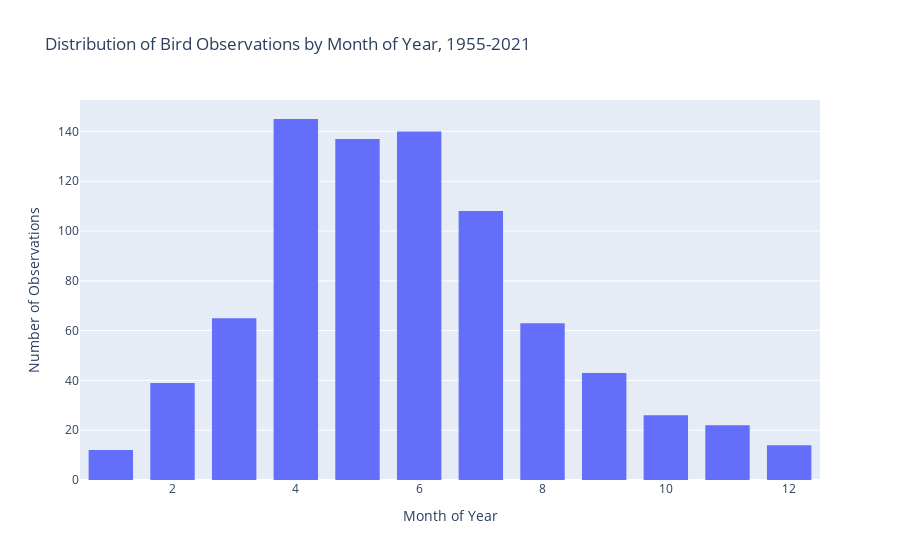

Notebook code cell kept with this figure:
### Code cell
import plotly.graph_objects as go

fig = go.Figure()
fig.add_trace(go.Histogram(
    x=bird_data['month'],
    #histnorm='percent',
    name='month of year', # name used in legend and hover labels
    histfunc='sum',
    nbinsx = 12
    ),
)

fig.update_layout(
    title_text='Distribution of Bird Observations by Month of Year, 1955-2021', # title of plot
    xaxis_title_text='Month of Year', # xaxis label
    yaxis_title_text='Number of Observations', # yaxis label
    bargap=0.2, # gap between bars of adjacent location coordinates
    bargroupgap=0.1 # gap between bars of the same location coordinates
)

fig.show()

### Figure 1 — Plotly figure (JSON) as saved in the notebook; plotly's stock layout.template omitted (floating-point values rounded to 4 significant figures; data arrays with more than 128 entries replaced by an {"elided": "..."} marker saying what was removed)
{"data": [{"histfunc": "sum", "name": "month of year", "nbinsx": 12, "type": "histogram", "x": {"elided": "814 int values"}}], "layout": {"bargap": 0.2, "bargroupgap": 0.1, "title": {"text": "Distribution of Bird Observations by Month of Year, 1955-2021"}, "xaxis": {"title": {"text": "Month of Year"}}, "yaxis": {"title": {"text": "Number of Observations"}}}}
